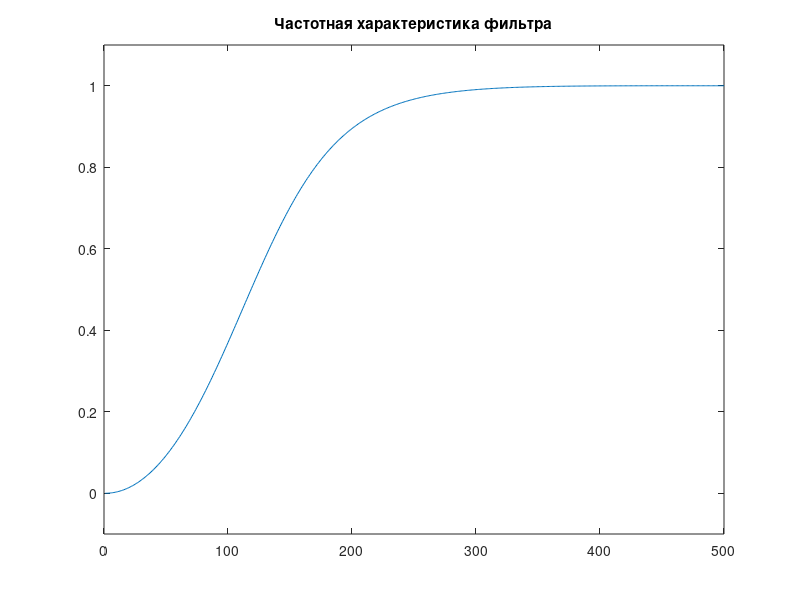
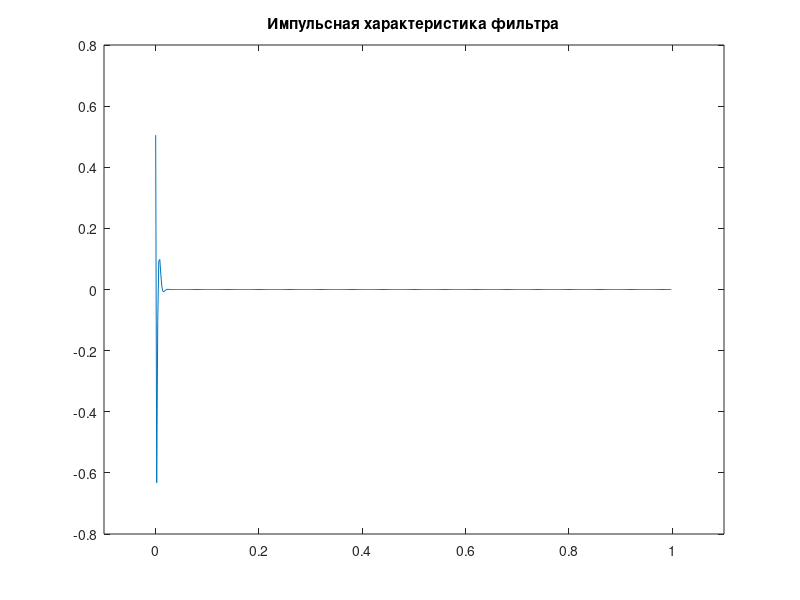
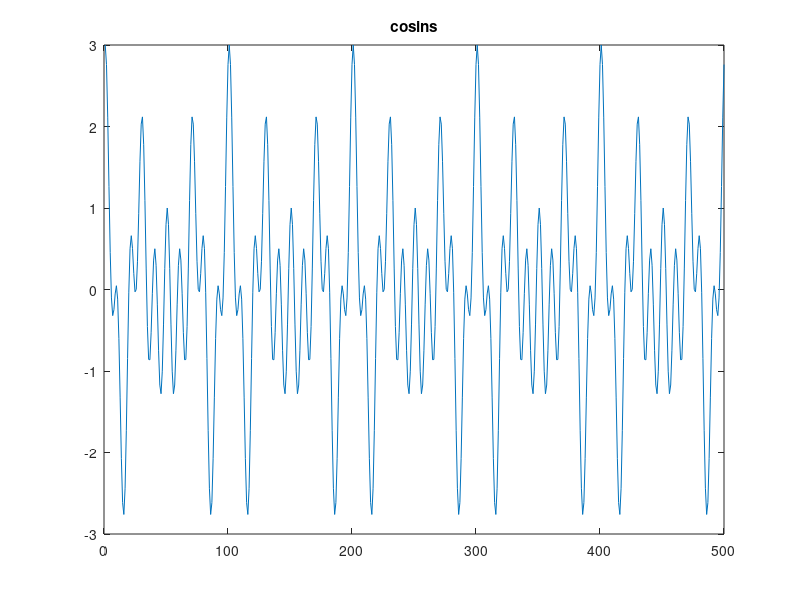
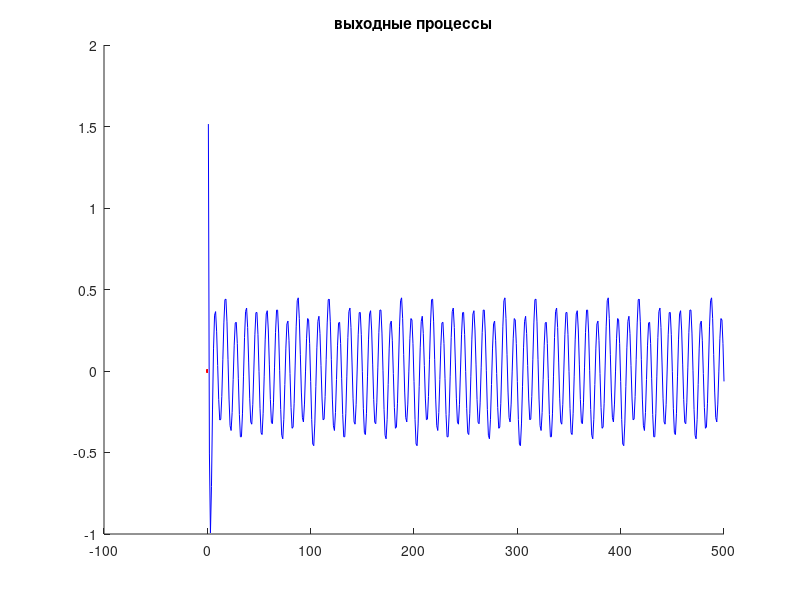

The MATLAB script that drew these images, in order:
% ЛИНЕЙНЫЕ ДИСКРЕТНЫЕ СИСТЕМЫ И ЦИФРОВЫЕ ФИЛЬТРЫ

% 1 -0.7478 0.2722 0.5050 -1.0100 0.5050

a0 = 1; 
a1 = -0.7478; 
a2 = 0.2722; 
b0 = 0.5050;
b1 = -1.0100;
b2 = 0.5050;

a = [a0 a1 a2];
b = [b0 b1 b2];

secs = 1;

fsample = 500;

t = (0:1/fsample:secs - 1/fsample);
f = (1:fsample/length(t):fsample);

N = length(t);

% 1.Построить частотную характеристику фильтра с помощью функции freqz

[h,w]=freqz(b, a, fsample*secs);
plot(f, abs(h));
title('Частотная характеристика фильтра');
xlim([0 N]);
ylim([-0.1 1.1]);

% 2.Построить импульсную характеристику фильтра, как реакцию фильтра 
%   на единичное входное воздействие.

x = zeros(size(t));
x(1) = 1;
y = filter(b, a, x);

figure;
plot(t, y);
title('Импульсная характеристика фильтра');
xlim([-0.1 1.1]);

% 3.Сформировать сигнал x(nT) в виде суммы 3-х гармонических 
%   косинусоидальных сигналов. Частоты косинусов w1,w2,w3 выбрать 
%   таким образом, чтобы фильтр пропускал гармоники w1 и w2, и подавлял w3.

f1 = 15;
f2 = 50;
f3 = 20;

cos_w = cos(2*pi*f1*t) + cos(2*pi*f2*t) + cos(2*pi*f3*t); % x(nT)

figure;
plot(cos_w);
title('cosins');
xlim([0 N]);

% 4.Выполнить фильтрацию сигнала x(nT) во временной области.

y_t = filter(b, a, cos_w);

% % w_ampl = abs(fft(cos_w));
% % figure;
% % plot(f, w_ampl);
% % title('Амплитудный спектр суммы сигналов');

% f1_y = scipy.signal.lfilter(b, a, cos_w)
% f1_ampl = abs(np.fft.fft(f1_y))
% 
% f2_y = np.fft.ifft(np.fft.fft(cos_w) * np.fft.fft(b, len(t)) / np.fft.fft(a, len(t)))
% f2_ampl = abs(np.fft.fft(f2_y))

% 5.Выполнить фильтрацию сигнала x(nT) в частотной области.

n=length(cos_w);
y=ifft(fft(cos_w).*fft(b,n)./fft(a,n));

% % В общем случае для реализации БИХ-фильтрации в частотной области,
% % необходимо умножить ДПФ от входной последовательности x(nT) на отношение
% % ДПФ коэффициентов фильтра.
% % Это позволяет вычислить вектор y, который соответствует применению
% % функции filter, с точностью до переходных процессов.

% 6.Построить графики выходных процессов в соответствии с п.4. и
%   п.5. в одной системе координат.

figure;
hold on;
plot(y, 'r', 'LineWidth', 2);
plot(y_t, 'b');
title('выходные процессы');
